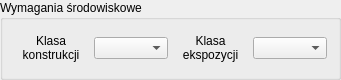
   <widget class="QGroupBox" name="groupBoxEnvironment">
    <property name="geometry">
     <rect>
      <x>340</x>
      <y>10</y>
      <width>341</width>
      <height>75</height>
     </rect>
    </property>
    <property name="sizePolicy">
     <sizepolicy hsizetype="Fixed" vsizetype="Fixed">
      <horstretch>0</horstretch>
      <verstretch>0</verstretch>
     </sizepolicy>
    </property>
    <property name="title">
     <string>Wymagania środowiskowe</string>
    </property>
    <layout class="QGridLayout" name="gridLayout">
     <item row="0" column="0">
      <widget class="QLabel" name="label_16">
       <property name="minimumSize">
        <size>
         <width>0</width>
         <height>35</height>
        </size>
       </property>
       <property name="text">
        <string>&lt;html&gt;&lt;head/&gt;&lt;body&gt;&lt;p align=&quot;center&quot;&gt;Klasa&lt;br/&gt;konstrukcji&lt;/p&gt;&lt;/body&gt;&lt;/html&gt;</string>
       </property>
      </widget>
     </item>
     <item row="0" column="1">
      <widget class="QComboBox" name="comboBoxConstruction">
       <property name="minimumSize">
        <size>
         <width>70</width>
         <height>0</height>
        </size>
       </property>
      </widget>
     </item>
     <item row="0" column="2">
      <widget class="QLabel" name="label_17">
       <property name="minimumSize">
        <size>
         <width>0</width>
         <height>35</height>
        </size>
       </property>
       <property name="text">
        <string>&lt;html&gt;&lt;head/&gt;&lt;body&gt;&lt;p align=&quot;center&quot;&gt;Klasa&lt;br/&gt;ekspozycji&lt;/p&gt;&lt;/body&gt;&lt;/html&gt;</string>
       </property>
      </widget>
     </item>
     <item row="0" column="3">
      <widget class="QComboBox" name="comboBoxExposition"/>
     </item>
    </layout>
   </widget>
